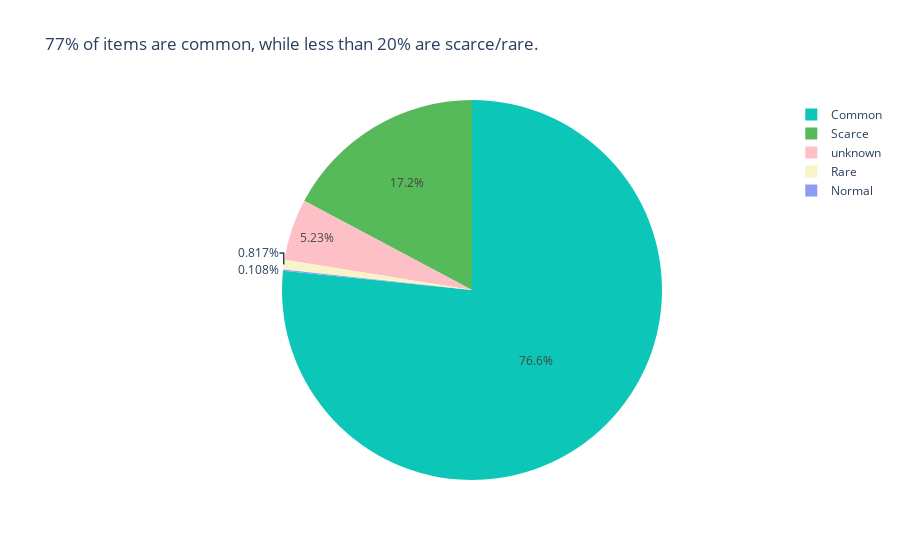

Here is the notebook cell this chart was saved with:
### Markdown cell above
<h3>What is the distribution of rarity across items?</h3>

### Code cell
#Count occurrances of each value (Common, Normal, Scarce, Rare) in the dataframe
rarity_counts = rarity_df['Rarity'].value_counts().reset_index()
rarity_counts.columns = ['Rarity', 'Count']
fig = px.pie(
    rarity_counts,
    names='Rarity',
    values='Count',
    title='77% of items are common, while less than 20% are scarce/rare.',
    color_discrete_sequence=['#0cc6b8', '#56ba5a', '#fdc0c7', '#f8f4c7', '#8b9df2']
)
fig.show()

### Figure 1 — Plotly figure (JSON) as saved in the notebook; plotly's stock layout.template omitted (floating-point values rounded to 4 significant figures)
{"data": [{"domain": {"x": [0, 1], "y": [0, 1]}, "hovertemplate": "Rarity=%{label}<br>Count=%{value}<extra></extra>", "labels": ["Common", "Scarce", "unknown", "Rare", "Normal"], "legendgroup": "", "name": "", "showlegend": true, "type": "pie", "values": [6378, 1434, 435, 68, 9]}], "layout": {"legend": {"tracegroupgap": 0}, "piecolorway": ["#0cc6b8", "#56ba5a", "#fdc0c7", "#f8f4c7", "#8b9df2"], "title": {"text": "77% of items are common, while less than 20% are scarce/rare."}}}
